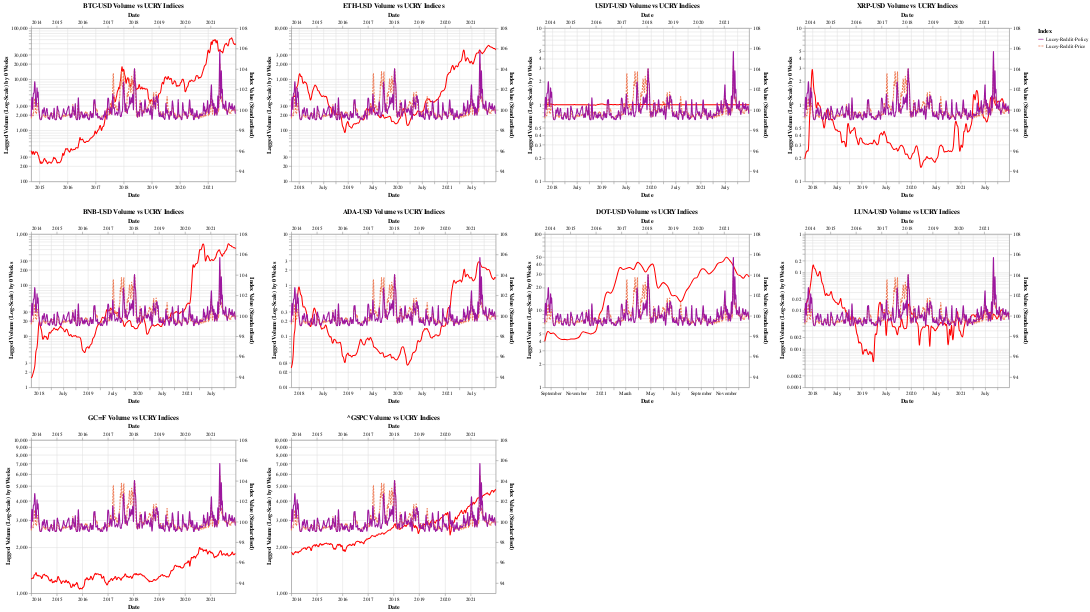

Notebook cell for this chart:
### Markdown cell above
**Volume when h=0**

### Code cell
gen_Y_vs_ucry_chart(Y='Volume')

### Figure 1 — Vega-Lite specification as saved in the notebook (floating-point values rounded to 4 significant figures; data arrays with more than 128 entries replaced by an {"elided": "..."} marker saying what was removed)
{"config": {"view": {"continuousWidth": 400, "continuousHeight": 300}}, "concat": [{"layer": [{"mark": {"type": "line", "interpolate": "basis"}, "encoding": {"color": {"value": "#FF0000"}, "tooltip": [{"field": "Date", "type": "temporal"}, {"field": "Price", "type": "quantitative"}, {"field": "Ticker", "type": "nominal"}], "x": {"field": "Date", "type": "temporal"}, "y": {"field": "Price", "scale": {"type": "log"}, "title": "Lagged Volume (Log-Scale) by 0 Weeks", "type": "quantitative"}}}, {"data": {"name": "data-9193622dbca9102f8eda1e621fa5ecb6"}, "mark": {"type": "line", "interpolate": "basis"}, "encoding": {"color": {"field": "Index", "scale": {"scheme": "plasma"}, "type": "nominal"}, "strokeDash": {"field": "Index", "type": "nominal"}, "tooltip": [{"field": "Date", "type": "temporal"}, {"field": "Index Value (Standardised)", "type": "quantitative"}, {"field": "Index", "type": "nominal"}], "x": {"field": "Date", "type": "temporal"}, "y": {"field": "Index Value (Standardised)", "scale": {"domain": [93, 108]}, "type": "quantitative"}}}], "data": {"name": "data-8d702ff369346fe4ed9c808cb1f06f93"}, "resolve": {"scale": {"x": "independent", "y": "independent"}}, "title": "BTC-USD Volume vs UCRY Indices", "transform": [{"filter": "(datum.Ticker === 'BTC-USD')"}]}, {"layer": [{"mark": {"type": "line", "interpolate": "basis"}, "encoding": {"color": {"value": "#FF0000"}, "tooltip": [{"field": "Date", "type": "temporal"}, {"field": "Price", "type": "quantitative"}, {"field": "Ticker", "type": "nominal"}], "x": {"field": "Date", "type": "temporal"}, "y": {"field": "Price", "scale": {"type": "log"}, "title": "Lagged Volume (Log-Scale) by 0 Weeks", "type": "quantitative"}}}, {"data": {"name": "data-9193622dbca9102f8eda1e621fa5ecb6"}, "mark": {"type": "line", "interpolate": "basis"}, "encoding": {"color": {"field": "Index", "scale": {"scheme": "plasma"}, "type": "nominal"}, "strokeDash": {"field": "Index", "type": "nominal"}, "tooltip": [{"field": "Date", "type": "temporal"}, {"field": "Index Value (Standardised)", "type": "quantitative"}, {"field": "Index", "type": "nominal"}], "x": {"field": "Date", "type": "temporal"}, "y": {"field": "Index Value (Standardised)", "scale": {"domain": [93, 108]}, "type": "quantitative"}}}], "data": {"name": "data-8d702ff369346fe4ed9c808cb1f06f93"}, "resolve": {"scale": {"x": "independent", "y": "independent"}}, "title": "ETH-USD Volume vs UCRY Indices", "transform": [{"filter": "(datum.Ticker === 'ETH-USD')"}]}, {"layer": [{"mark": {"type": "line", "interpolate": "basis"}, "encoding": {"color": {"value": "#FF0000"}, "tooltip": [{"field": "Date", "type": "temporal"}, {"field": "Price", "type": "quantitative"}, {"field": "Ticker", "type": "nominal"}], "x": {"field": "Date", "type": "temporal"}, "y": {"field": "Price", "scale": {"type": "log"}, "title": "Lagged Volume (Log-Scale) by 0 Weeks", "type": "quantitative"}}}, {"data": {"name": "data-9193622dbca9102f8eda1e621fa5ecb6"}, "mark": {"type": "line", "interpolate": "basis"}, "encoding": {"color": {"field": "Index", "scale": {"scheme": "plasma"}, "type": "nominal"}, "strokeDash": {"field": "Index", "type": "nominal"}, "tooltip": [{"field": "Date", "type": "temporal"}, {"field": "Index Value (Standardised)", "type": "quantitative"}, {"field": "Index", "type": "nominal"}], "x": {"field": "Date", "type": "temporal"}, "y": {"field": "Index Value (Standardised)", "scale": {"domain": [93, 108]}, "type": "quantitative"}}}], "data": {"name": "data-8d702ff369346fe4ed9c808cb1f06f93"}, "resolve": {"scale": {"x": "independent", "y": "independent"}}, "title": "USDT-USD Volume vs UCRY Indices", "transform": [{"filter": "(datum.Ticker === 'USDT-USD')"}]}, {"layer": [{"mark": {"type": "line", "interpolate": "basis"}, "encoding": {"color": {"value": "#FF0000"}, "tooltip": [{"field": "Date", "type": "temporal"}, {"field": "Price", "type": "quantitative"}, {"field": "Ticker", "type": "nominal"}], "x": {"field": "Date", "type": "temporal"}, "y": {"field": "Price", "scale": {"type": "log"}, "title": "Lagged Volume (Log-Scale) by 0 Weeks", "type": "quantitative"}}}, {"data": {"name": "data-9193622dbca9102f8eda1e621fa5ecb6"}, "mark": {"type": "line", "interpolate": "basis"}, "encoding": {"color": {"field": "Index", "scale": {"scheme": "plasma"}, "type": "nominal"}, "strokeDash": {"field": "Index", "type": "nominal"}, "tooltip": [{"field": "Date", "type": "temporal"}, {"field": "Index Value (Standardised)", "type": "quantitative"}, {"field": "Index", "type": "nominal"}], "x": {"field": "Date", "type": "temporal"}, "y": {"field": "Index Value (Standardised)", "scale": {"domain": [93, 108]}, "type": "quantitative"}}}], "data": {"name": "data-8d702ff369346fe4ed9c808cb1f06f93"}, "resolve": {"scale": {"x": "independent", "y": "independent"}}, "title": "XRP-USD Volume vs UCRY Indices", "transform": [{"filter": "(datum.Ticker === 'XRP-USD')"}]}, {"layer": [{"mark": {"type": "line", "interpolate": "basis"}, "encoding": {"color": {"value": "#FF0000"}, "tooltip": [{"field": "Date", "type": "temporal"}, {"field": "Price", "type": "quantitative"}, {"field": "Ticker", "type": "nominal"}], "x": {"field": "Date", "type": "temporal"}, "y": {"field": "Price", "scale": {"type": "log"}, "title": "Lagged Volume (Log-Scale) by 0 Weeks", "type": "quantitative"}}}, {"data": {"name": "data-9193622dbca9102f8eda1e621fa5ecb6"}, "mark": {"type": "line", "interpolate": "basis"}, "encoding": {"color": {"field": "Index", "scale": {"scheme": "plasma"}, "type": "nominal"}, "strokeDash": {"field": "Index", "type": "nominal"}, "tooltip": [{"field": "Date", "type": "temporal"}, {"field": "Index Value (Standardised)", "type": "quantitative"}, {"field": "Index", "type": "nominal"}], "x": {"field": "Date", "type": "temporal"}, "y": {"field": "Index Value (Standardised)", "scale": {"domain": [93, 108]}, "type": "quantitative"}}}], "data": {"name": "data-8d702ff369346fe4ed9c808cb1f06f93"}, "resolve": {"scale": {"x": "independent", "y": "independent"}}, "title": "BNB-USD Volume vs UCRY Indices", "transform": [{"filter": "(datum.Ticker === 'BNB-USD')"}]}, {"layer": [{"mark": {"type": "line", "interpolate": "basis"}, "encoding": {"color": {"value": "#FF0000"}, "tooltip": [{"field": "Date", "type": "temporal"}, {"field": "Price", "type": "quantitative"}, {"field": "Ticker", "type": "nominal"}], "x": {"field": "Date", "type": "temporal"}, "y": {"field": "Price", "scale": {"type": "log"}, "title": "Lagged Volume (Log-Scale) by 0 Weeks", "type": "quantitative"}}}, {"data": {"name": "data-9193622dbca9102f8eda1e621fa5ecb6"}, "mark": {"type": "line", "interpolate": "basis"}, "encoding": {"color": {"field": "Index", "scale": {"scheme": "plasma"}, "type": "nominal"}, "strokeDash": {"field": "Index", "type": "nominal"}, "tooltip": [{"field": "Date", "type": "temporal"}, {"field": "Index Value (Standardised)", "type": "quantitative"}, {"field": "Index", "type": "nominal"}], "x": {"field": "Date", "type": "temporal"}, "y": {"field": "Index Value (Standardised)", "scale": {"domain": [93, 108]}, "type": "quantitative"}}}], "data": {"name": "data-8d702ff369346fe4ed9c808cb1f06f93"}, "resolve": {"scale": {"x": "independent", "y": "independent"}}, "title": "ADA-USD Volume vs UCRY Indices", "transform": [{"filter": "(datum.Ticker === 'ADA-USD')"}]}, {"layer": [{"mark": {"type": "line", "interpolate": "basis"}, "encoding": {"color": {"value": "#FF0000"}, "tooltip": [{"field": "Date", "type": "temporal"}, {"field": "Price", "type": "quantitative"}, {"field": "Ticker", "type": "nominal"}], "x": {"field": "Date", "type": "temporal"}, "y": {"field": "Price", "scale": {"type": "log"}, "title": "Lagged Volume (Log-Scale) by 0 Weeks", "type": "quantitative"}}}, {"data": {"name": "data-9193622dbca9102f8eda1e621fa5ecb6"}, "mark": {"type": "line", "interpolate": "basis"}, "encoding": {"color": {"field": "Index", "scale": {"scheme": "plasma"}, "type": "nominal"}, "strokeDash": {"field": "Index", "type": "nominal"}, "tooltip": [{"field": "Date", "type": "temporal"}, {"field": "Index Value (Standardised)", "type": "quantitative"}, {"field": "Index", "type": "nominal"}], "x": {"field": "Date", "type": "temporal"}, "y": {"field": "Index Value (Standardised)", "scale": {"domain": [93, 108]}, "type": "quantitative"}}}], "data": {"name": "data-8d702ff369346fe4ed9c808cb1f06f93"}, "resolve": {"scale": {"x": "independent", "y": "independent"}}, "title": "DOT-USD Volume vs UCRY Indices", "transform": [{"filter": "(datum.Ticker === 'DOT-USD')"}]}, {"layer": [{"mark": {"type": "line", "interpolate": "basis"}, "encoding": {"color": {"value": "#FF0000"}, "tooltip": [{"field": "Date", "type": "temporal"}, {"field": "Price", "type": "quantitative"}, {"field": "Ticker", "type": "nominal"}], "x": {"field": "Date", "type": "temporal"}, "y": {"field": "Price", "scale": {"type": "log"}, "title": "Lagged Volume (Log-Scale) by 0 Weeks", "type": "quantitative"}}}, {"data": {"name": "data-9193622dbca9102f8eda1e621fa5ecb6"}, "mark": {"type": "line", "interpolate": "basis"}, "encoding": {"color": {"field": "Index", "scale": {"scheme": "plasma"}, "type": "nominal"}, "strokeDash": {"field": "Index", "type": "nominal"}, "tooltip": [{"field": "Date", "type": "temporal"}, {"field": "Index Value (Standardised)", "type": "quantitative"}, {"field": "Index", "type": "nominal"}], "x": {"field": "Date", "type": "temporal"}, "y": {"field": "Index Value (Standardised)", "scale": {"domain": [93, 108]}, "type": "quantitative"}}}], "data": {"name": "data-8d702ff369346fe4ed9c808cb1f06f93"}, "resolve": {"scale": {"x": "independent", "y": "independent"}}, "title": "LUNA-USD Volume vs UCRY Indices", "transform": [{"filter": "(datum.Ticker === 'LUNA-USD')"}]}, {"layer": [{"mark": {"type": "line", "interpolate": "basis"}, "encoding": {"color": {"value": "#FF0000"}, "tooltip": [{"field": "Date", "type": "temporal"}, {"field": "Price", "type": "quantitative"}, {"field": "Ticker", "type": "nominal"}], "x": {"field": "Date", "type": "temporal"}, "y": {"field": "Price", "scale": {"type": "log"}, "title": "Lagged Volume (Log-Scale) by 0 Weeks", "type": "quantitative"}}}, {"data": {"name": "data-9193622dbca9102f8eda1e621fa5ecb6"}, "mark": {"type": "line", "interpolate": "basis"}, "encoding": {"color": {"field": "Index", "scale": {"scheme": "plasma"}, "type": "nominal"}, "strokeDash": {"field": "Index", "type": "nominal"}, "tooltip": [{"field": "Date", "type": "temporal"}, {"field": "Index Value (Standardised)", "type": "quantitative"}, {"field": "Index", "type": "nominal"}], "x": {"field": "Date", "type": "temporal"}, "y": {"field": "Index Value (Standardised)", "scale": {"domain": [93, 108]}, "type": "quantitative"}}}], "data": {"name": "data-8d702ff369346fe4ed9c808cb1f06f93"}, "resolve": {"scale": {"x": "independent", "y": "independent"}}, "title": "GC=F Volume vs UCRY Indices", "transform": [{"filter": "(datum.Ticker === 'GC=F')"}]}, {"layer": [{"mark": {"type": "line", "interpolate": "basis"}, "encoding": {"color": {"value": "#FF0000"}, "tooltip": [{"field": "Date", "type": "temporal"}, {"field": "Price", "type": "quantitative"}, {"field": "Ticker", "type": "nominal"}], "x": {"field": "Date", "type": "temporal"}, "y": {"field": "Price", "scale": {"type": "log"}, "title": "Lagged Volume (Log-Scale) by 0 Weeks", "type": "quantitative"}}}, {"data": {"name": "data-9193622dbca9102f8eda1e621fa5ecb6"}, "mark": {"type": "line", "interpolate": "basis"}, "encoding": {"color": {"field": "Index", "scale": {"scheme": "plasma"}, "type": "nominal"}, "strokeDash": {"field": "Index", "type": "nominal"}, "tooltip": [{"field": "Date", "type": "temporal"}, {"field": "Index Value (Standardised)", "type": "quantitative"}, {"field": "Index", "type": "nominal"}], "x": {"field": "Date", "type": "temporal"}, "y": {"field": "Index Value (Standardised)", "scale": {"domain": [93, 108]}, "type": "quantitative"}}}], "data": {"name": "data-8d702ff369346fe4ed9c808cb1f06f93"}, "resolve": {"scale": {"x": "independent", "y": "independent"}}, "title": "^GSPC Volume vs UCRY Indices", "transform": [{"filter": "(datum.Ticker === '^GSPC')"}]}], "columns": 4, "$schema": "https://vega.github.io/schema/vega-lite/v4.17.0.json", "datasets": {"data-8d702ff369346fe4ed9c808cb1f06f93": {"elided": "2591 records"}, "data-9193622dbca9102f8eda1e621fa5ecb6": {"elided": "836 records"}}}
